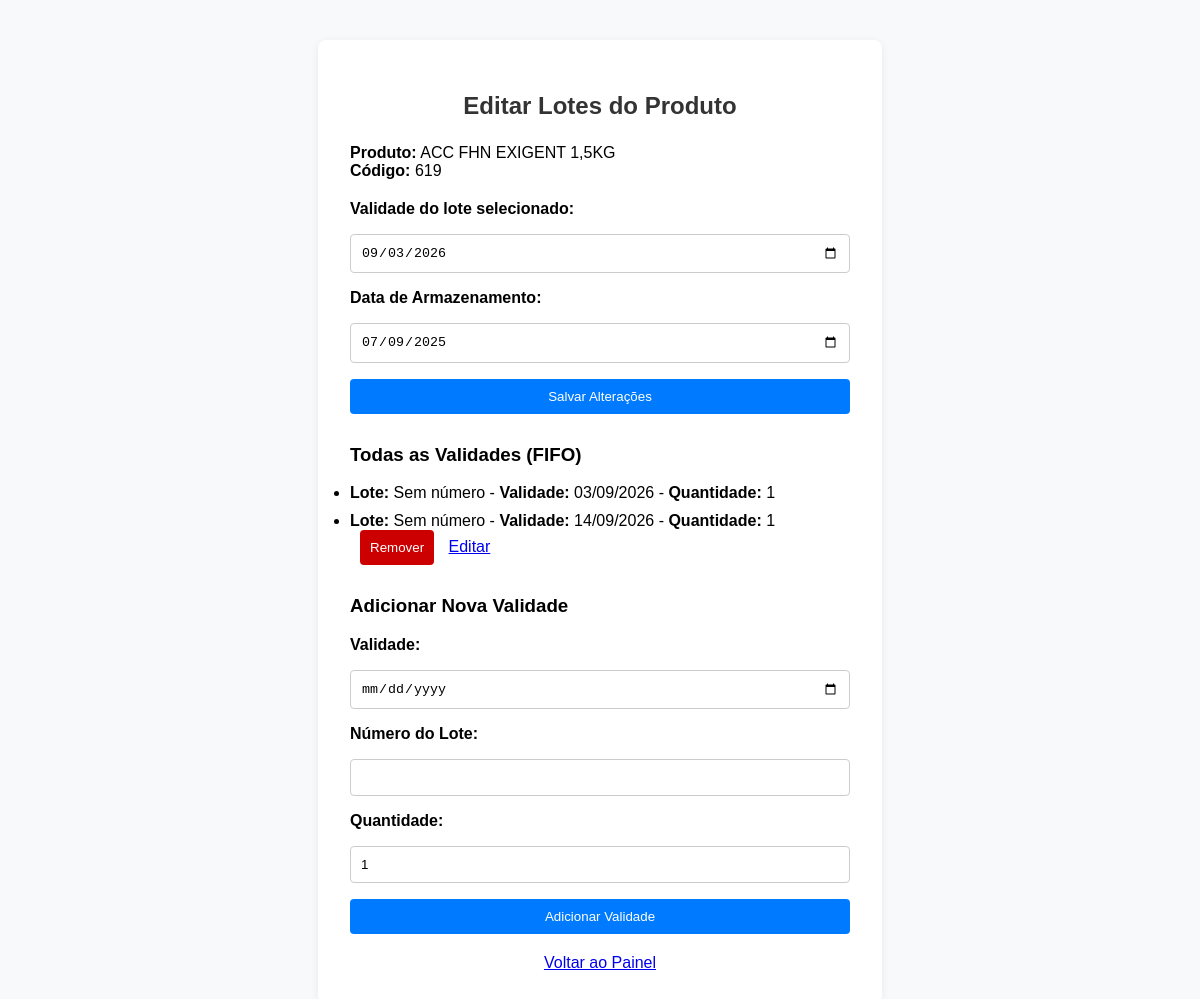
/produtos/editar_lote/9/, run on the app's committed database.
### produtos/models.py (models this page shows, shortened)
class Produto(models.Model):
    nome = models.CharField(max_length=100)
    codigo = models.CharField(max_length=50, unique=True)
    peso = models.CharField(max_length=50)

class Lote(models.Model):
    produto = models.ForeignKey(Produto, on_delete=models.CASCADE, related_name='lotes')
    validade = models.DateField()
    quantidade = models.PositiveIntegerField(default=1)
    data_fabricacao = models.DateField(null=True, blank=True)
    numero_lote = models.CharField(max_length=50, blank=True, null=True)
    class Meta:
        unique_together = ('produto', 'validade', 'numero_lote')

class Estoque(models.Model):
    produto = models.ForeignKey(Produto, on_delete=models.CASCADE)
    local = models.ForeignKey(Armazenamento, on_delete=models.CASCADE)
    data_armazenado = models.DateField()

### produtos/views.py (the view, shortened to what this page needs)
# urls.py: path('editar_lote/<int:lote_id>/', views.editar_lote, name='editar_lote'),
def editar_lote(request, lote_id):
    lote = get_object_or_404(Lote, id=lote_id)
    produto = lote.produto
    lotes = produto.lotes.all().order_by('validade')
    estoque = Estoque.objects.filter(produto=produto).order_by('data_armazenado').first()
    return render(request, 'produtos/editar_lote.html', {
        'lote': lote,
        'lotes': lotes,
        'produto': produto,
        'data_armazenado': estoque.data_armazenado if estoque else None
    })

### produtos/templates/produtos/editar_lote.html (shortened to what this page needs)
<!DOCTYPE html>
<html lang="pt-br">
<head>
</head>
<body>
    <div class="container">
        <h2>Editar Lotes do Produto</h2>
        <div style="margin-bottom:20px;">
            <b>Produto:</b> {{ produto.nome }}<br>
            <b>Código:</b> {{ produto.codigo }}
        </div>
        <form method="post">
            <label for="validade">Validade do lote selecionado:</label>
            <input type="date" name="validade" id="validade" value="{{ lote.validade|date:'Y-m-d' }}" required>
            <label for="data_armazenado">Data de Armazenamento:</label>
            <input type="date" name="data_armazenado" id="data_armazenado" value="{{ data_armazenado|date:'Y-m-d' }}" required>
            <button type="submit">Salvar Alterações</button>
        </form>
        <h3 style="margin-top:30px;">Todas as Validades (FIFO)</h3>
        <ul style="padding-left:0;">
            {% for l in lotes %}
            <li style="margin-bottom:10px;">
                <b>Lote:</b> {{ l.numero_lote|default:"Sem número" }} - <b>Validade:</b> {{ l.validade|date:"d/m/Y" }} - <b>Quantidade:</b> {{ l.quantidade }}
                {% if l.id != lote.id %}
                <form method="post" style="display:inline;">
                    <button type="submit" class="danger" style="margin-left:10px;" onclick="return confirm('Remover esta validade?')">Remover</button>
                </form>
                {% endif %}
                {% if l.id != lote.id %}
                <a href="{% url 'editar_lote' l.id %}" style="margin-left:10px;">Editar</a>
                {% endif %}
            </li>
            {% endfor %}
        </ul>
        <h3 style="margin-top:30px;">Adicionar Nova Validade</h3>
        <form method="post">
            <label>Validade:</label>
            <input type="date" name="nova_validade" required>
            <label>Número do Lote:</label>
            <input type="text" name="novo_numero_lote">
            <label>Quantidade:</label>
            <input type="number" name="nova_quantidade" min="1" value="1">
            <button type="submit">Adicionar Validade</button>
        </form>
        <div style="margin-top:20px; text-align:center;">
            <a href="{% url 'painel' %}">Voltar ao Painel</a>
        </div>
    </div>
</body>
</html>

### produtos/templates/produtos/editar_lote.html (style rules this page uses)
body { font-family: Arial, sans-serif; background: #f8f9fa; }
.container { max-width: 500px; margin: 40px auto; background: #fff; padding: 32px; border-radius: 8px; box-shadow: 0 2px 8px #0001; }
h2 { color: #333; margin-bottom: 24px; text-align: center; }
form { display: flex; flex-direction: column; gap: 16px; }
label { font-weight: bold; }
input, button { padding: 10px; border-radius: 4px; border: 1px solid #ccc; }
button { background: #007bff; color: #fff; border: none; cursor: pointer; }
.danger { background: #c00; color: #fff; }

### data on the page
Produto: nome "ACC FHN EXIGENT 1,5KG", codigo "619"
Lote: validade "09/03/2026", numero_lote "Sem número", validade "03/09/2026", quantidade "1"
Estoque: data_armazenado "07/09/2025"
Lote: numero_lote "Sem número", validade "14/09/2026", quantidade "1", shows "Editar"
